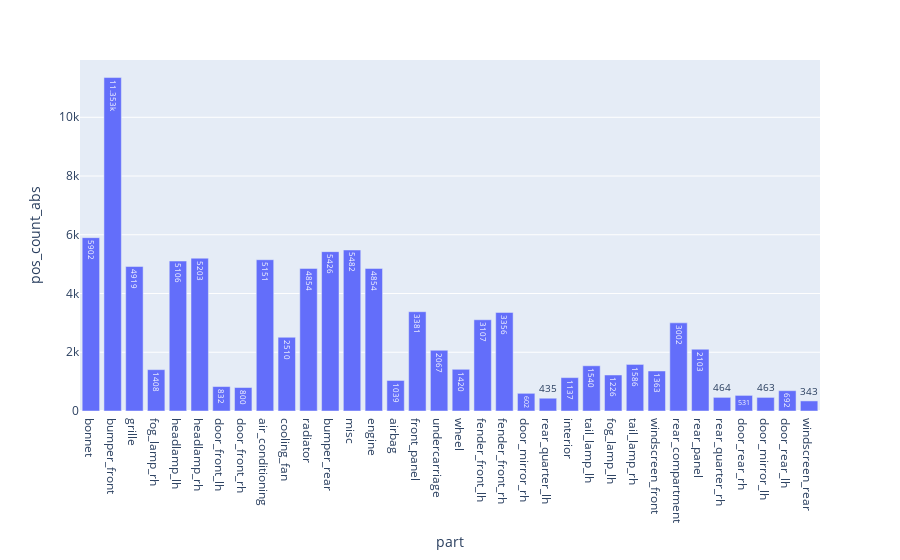

Notebook cell for this chart:
### Code cell
fig = px.bar(evalMetrics, x = 'part', y = 'pos_count_abs', text_auto=True)
fig

# fig.update_layout(
#     yaxis = dict(
#         tickmode = 'array',
#         tickvals = [np.format_float_positional(avgTp, 2), 0.2, 0.5, 0.7],
#     )
# )

### Figure 1 — Plotly figure (JSON) as saved in the notebook; plotly's stock layout.template omitted (floating-point values rounded to 4 significant figures)
{"data": [{"alignmentgroup": "True", "hovertemplate": "part=%{x}<br>pos_count_abs=%{y}<extra></extra>", "legendgroup": "", "marker": {"color": "#636efa", "pattern": {"shape": ""}}, "name": "", "offsetgroup": "", "orientation": "v", "showlegend": false, "textposition": "auto", "texttemplate": "%{y}", "type": "bar", "x": ["bonnet", "bumper_front", "grille", "fog_lamp_rh", "headlamp_lh", "headlamp_rh", "door_front_lh", "door_front_rh", "air_conditioning", "cooling_fan", "radiator", "bumper_rear", "misc", "engine", "airbag", "front_panel", "undercarriage", "wheel", "fender_front_lh", "fender_front_rh", "door_mirror_rh", "rear_quarter_lh", "interior", "tail_lamp_lh", "fog_lamp_lh", "tail_lamp_rh", "windscreen_front", "rear_compartment", "rear_panel", "rear_quarter_rh", "door_rear_rh", "door_mirror_lh", "door_rear_lh", "windscreen_rear"], "xaxis": "x", "y": [5902, 11353, 4919, 1408, 5106, 5203, 832, 800, 5151, 2510, 4854, 5426, 5482, 4854, 1039, 3381, 2067, 1420, 3107, 3356, 602, 435, 1137, 1540, 1226, 1586, 1363, 3002, 2103, 464, 531, 463, 692, 343], "yaxis": "y"}], "layout": {"barmode": "relative", "legend": {"tracegroupgap": 0}, "margin": {"t": 60}, "xaxis": {"anchor": "y", "domain": [0, 1], "title": {"text": "part"}}, "yaxis": {"anchor": "x", "domain": [0, 1], "title": {"text": "pos_count_abs"}}}}
